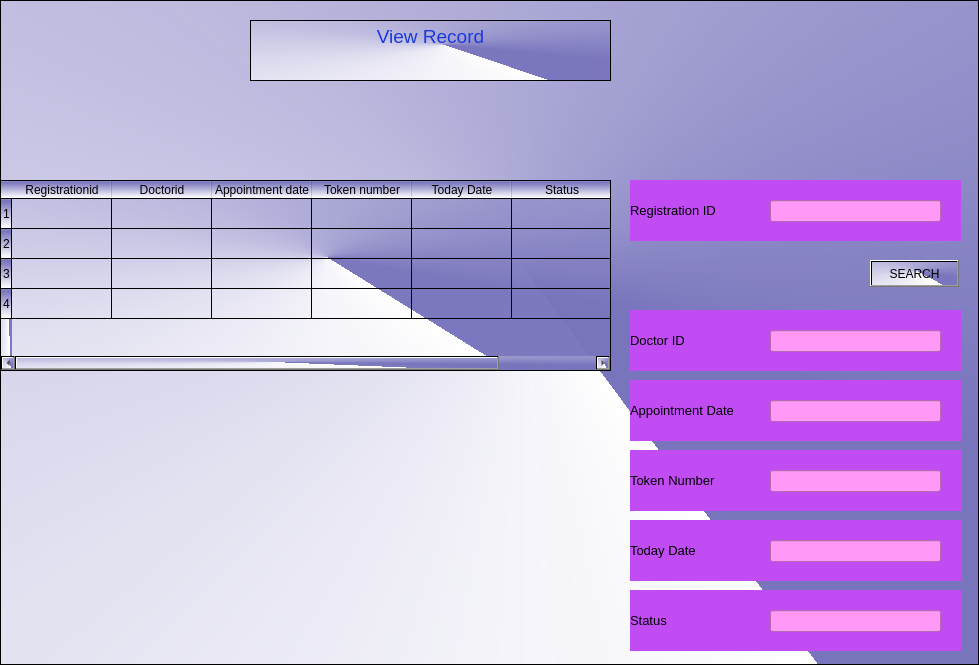
<?xml version="1.0" encoding="UTF-8"?>
<ui version="4.0">
 <class>appointupdate</class>
 <widget class="QFrame" name="appointupdate">
  <property name="geometry">
   <rect>
    <x>0</x>
    <y>0</y>
    <width>979</width>
    <height>665</height>
   </rect>
  </property>
  <property name="windowTitle">
   <string>Frame</string>
  </property>
  <property name="styleSheet">
   <string notr="true">background-color:qconicalgradient(cx:0.535, cy:0.403409, angle:297.3, stop:0.0895522 rgba(121, 117, 189, 248), stop:1 rgba(255, 255, 255, 255))</string>
  </property>
  <property name="frameShape">
   <enum>QFrame::StyledPanel</enum>
  </property>
  <property name="frameShadow">
   <enum>QFrame::Raised</enum>
  </property>
  <widget class="QLabel" name="textregistrationid">
   <property name="geometry">
    <rect>
     <x>630</x>
     <y>180</y>
     <width>331</width>
     <height>61</height>
    </rect>
   </property>
   <property name="styleSheet">
    <string notr="true">background-color:rgb(193, 76, 243)</string>
   </property>
   <property name="text">
    <string>&lt;html&gt;&lt;head/&gt;&lt;body&gt;&lt;p&gt;&lt;span style=&quot; font-size:10pt;&quot;&gt;Registration ID&lt;/span&gt;&lt;/p&gt;&lt;/body&gt;&lt;/html&gt;</string>
   </property>
  </widget>
  <widget class="QLabel" name="texttokennumber">
   <property name="geometry">
    <rect>
     <x>630</x>
     <y>450</y>
     <width>331</width>
     <height>61</height>
    </rect>
   </property>
   <property name="styleSheet">
    <string notr="true">background-color:rgb(193, 76, 243)</string>
   </property>
   <property name="text">
    <string>&lt;html&gt;&lt;head/&gt;&lt;body&gt;&lt;p&gt;&lt;span style=&quot; font-size:10pt;&quot;&gt;Token Number&lt;/span&gt;&lt;/p&gt;&lt;/body&gt;&lt;/html&gt;</string>
   </property>
  </widget>
  <widget class="QLabel" name="textappointmentdate">
   <property name="geometry">
    <rect>
     <x>630</x>
     <y>380</y>
     <width>331</width>
     <height>61</height>
    </rect>
   </property>
   <property name="styleSheet">
    <string notr="true">background-color:rgb(193, 76, 243)</string>
   </property>
   <property name="text">
    <string>&lt;html&gt;&lt;head/&gt;&lt;body&gt;&lt;p&gt;&lt;span style=&quot; font-size:10pt;&quot;&gt;Appointment Date&lt;/span&gt;&lt;/p&gt;&lt;/body&gt;&lt;/html&gt;</string>
   </property>
  </widget>
  <widget class="QLabel" name="textdoctorid">
   <property name="geometry">
    <rect>
     <x>630</x>
     <y>310</y>
     <width>331</width>
     <height>61</height>
    </rect>
   </property>
   <property name="styleSheet">
    <string notr="true">background-color:rgb(193, 76, 243)</string>
   </property>
   <property name="text">
    <string>&lt;html&gt;&lt;head/&gt;&lt;body&gt;&lt;p&gt;&lt;span style=&quot; font-size:10pt;&quot;&gt;Doctor ID&lt;/span&gt;&lt;/p&gt;&lt;/body&gt;&lt;/html&gt;</string>
   </property>
  </widget>
  <widget class="QLabel" name="texttodaydate">
   <property name="geometry">
    <rect>
     <x>630</x>
     <y>520</y>
     <width>331</width>
     <height>61</height>
    </rect>
   </property>
   <property name="styleSheet">
    <string notr="true">background-color:rgb(193, 76, 243)</string>
   </property>
   <property name="text">
    <string>&lt;html&gt;&lt;head/&gt;&lt;body&gt;&lt;p&gt;&lt;span style=&quot; font-size:10pt;&quot;&gt;Today Date&lt;/span&gt;&lt;/p&gt;&lt;/body&gt;&lt;/html&gt;</string>
   </property>
  </widget>
  <widget class="QLabel" name="textstatus">
   <property name="geometry">
    <rect>
     <x>630</x>
     <y>590</y>
     <width>331</width>
     <height>61</height>
    </rect>
   </property>
   <property name="styleSheet">
    <string notr="true">background-color:rgb(193, 76, 243)</string>
   </property>
   <property name="text">
    <string>&lt;html&gt;&lt;head/&gt;&lt;body&gt;&lt;p&gt;&lt;span style=&quot; font-size:10pt;&quot;&gt;Status&lt;/span&gt;&lt;/p&gt;&lt;/body&gt;&lt;/html&gt;</string>
   </property>
  </widget>
  <widget class="QTextBrowser" name="textBrowser">
   <property name="geometry">
    <rect>
     <x>250</x>
     <y>20</y>
     <width>361</width>
     <height>61</height>
    </rect>
   </property>
   <property name="html">
    <string>&lt;!DOCTYPE HTML PUBLIC &quot;-//W3C//DTD HTML 4.0//EN&quot; &quot;http://www.w3.org/TR/REC-html40/strict.dtd&quot;&gt;
&lt;html&gt;&lt;head&gt;&lt;meta name=&quot;qrichtext&quot; content=&quot;1&quot; /&gt;&lt;style type=&quot;text/css&quot;&gt;
p, li { white-space: pre-wrap; }
&lt;/style&gt;&lt;/head&gt;&lt;body style=&quot; font-family:'MS Shell Dlg 2'; font-size:8.13913pt; font-weight:400; font-style:normal;&quot;&gt;
&lt;p align=&quot;center&quot; style=&quot; margin-top:0px; margin-bottom:0px; margin-left:0px; margin-right:0px; -qt-block-indent:0; text-indent:0px;&quot;&gt;&lt;span style=&quot; font-size:14pt; color:#1b38dc;&quot;&gt;View Record&lt;/span&gt;&lt;/p&gt;&lt;/body&gt;&lt;/html&gt;</string>
   </property>
  </widget>
  <widget class="QLineEdit" name="txtregistrationid">
   <property name="geometry">
    <rect>
     <x>770</x>
     <y>200</y>
     <width>171</width>
     <height>22</height>
    </rect>
   </property>
   <property name="styleSheet">
    <string notr="true">background-color:rgb(255, 152, 247)</string>
   </property>
   <property name="text">
    <string/>
   </property>
  </widget>
  <widget class="QLineEdit" name="txtdoctorid">
   <property name="geometry">
    <rect>
     <x>770</x>
     <y>330</y>
     <width>171</width>
     <height>22</height>
    </rect>
   </property>
   <property name="styleSheet">
    <string notr="true">background-color:rgb(255, 152, 247)</string>
   </property>
   <property name="text">
    <string/>
   </property>
  </widget>
  <widget class="QLineEdit" name="txtappo">
   <property name="geometry">
    <rect>
     <x>770</x>
     <y>400</y>
     <width>171</width>
     <height>22</height>
    </rect>
   </property>
   <property name="styleSheet">
    <string notr="true">background-color:rgb(255, 152, 247)</string>
   </property>
   <property name="text">
    <string/>
   </property>
  </widget>
  <widget class="QLineEdit" name="txttokennumber">
   <property name="geometry">
    <rect>
     <x>770</x>
     <y>470</y>
     <width>171</width>
     <height>22</height>
    </rect>
   </property>
   <property name="styleSheet">
    <string notr="true">background-color:rgb(255, 152, 247)</string>
   </property>
   <property name="text">
    <string/>
   </property>
  </widget>
  <widget class="QLineEdit" name="txttodaydate">
   <property name="geometry">
    <rect>
     <x>770</x>
     <y>540</y>
     <width>171</width>
     <height>22</height>
    </rect>
   </property>
   <property name="styleSheet">
    <string notr="true">background-color:rgb(255, 152, 247)</string>
   </property>
   <property name="text">
    <string/>
   </property>
  </widget>
  <widget class="QLineEdit" name="txtstatus">
   <property name="geometry">
    <rect>
     <x>770</x>
     <y>610</y>
     <width>171</width>
     <height>22</height>
    </rect>
   </property>
   <property name="styleSheet">
    <string notr="true">background-color:rgb(255, 152, 247)</string>
   </property>
   <property name="text">
    <string/>
   </property>
  </widget>
  <widget class="QTableWidget" name="tblview">
   <property name="geometry">
    <rect>
     <x>0</x>
     <y>180</y>
     <width>611</width>
     <height>191</height>
    </rect>
   </property>
   <property name="alternatingRowColors">
    <bool>false</bool>
   </property>
   <property name="rowCount">
    <number>4</number>
   </property>
   <property name="columnCount">
    <number>6</number>
   </property>
   <row/>
   <row/>
   <row/>
   <row/>
   <column>
    <property name="text">
     <string>Registrationid</string>
    </property>
   </column>
   <column>
    <property name="text">
     <string>Doctorid</string>
    </property>
   </column>
   <column>
    <property name="text">
     <string>Appointment date</string>
    </property>
   </column>
   <column>
    <property name="text">
     <string>Token number</string>
    </property>
   </column>
   <column>
    <property name="text">
     <string>Today Date</string>
    </property>
   </column>
   <column>
    <property name="text">
     <string>Status</string>
    </property>
   </column>
  </widget>
  <widget class="QPushButton" name="btnsearch">
   <property name="geometry">
    <rect>
     <x>870</x>
     <y>260</y>
     <width>89</width>
     <height>27</height>
    </rect>
   </property>
   <property name="text">
    <string>SEARCH</string>
   </property>
  </widget>
 </widget>
 <resources/>
 <connections/>
</ui>
